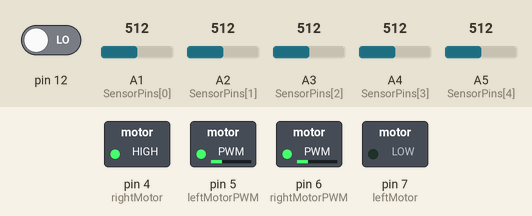
Bench run of a program on a simulated Arduino Nano, built with avr-gcc and run on an emulated ATmega328P. Parts: switched loads named in the program (green lamp = pin HIGH). The test bench sets the inputs (shaded band); at power-on: pin 12 LOW, A1 (SensorPins[0]) = 512, A2 (SensorPins[1]) = 512, A3 (SensorPins[2]) = 512, A4 (SensorPins[3]) = 512, A5 (SensorPins[4]) = 512.

Above: at 5.45 s.
Timing chart, 0 to 8.4 s (numbered marks = the images above):
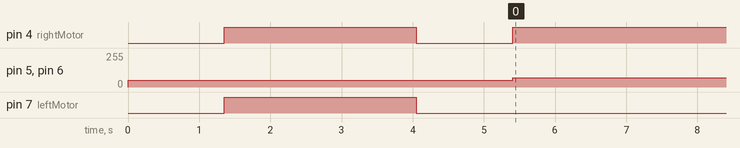

Measured:
- by itself, pin 4 (rightMotor): HIGH → LOW at 4.1 s, → HIGH 1.4 s later
- by itself, pin 5 (leftMotorPWM), pin 6 (rightMotorPWM): 50/255 → 70/255 at 5.4 s

The program:

main.cpp
```cpp
#include <Arduino.h>
#include <moto_NeoPixel.h>
#define DEBUG 0
#define BLACK_LINE false
moto_NeoPixel strip13 = moto_NeoPixel(2, 13, NEO_GRB + NEO_KHZ800);


#define rightMotor 4
#define rightMotorPWM 6
#define leftMotor 7
#define leftMotorPWM 5

const uint8_t SensorCount = 5;
const uint8_t SensorPins[SensorCount] = { A1, A2, A3, A4, A5 };
const uint16_t samplesPerSensor = 4;
const uint16_t maxValue = 1023;

uint16_t maximum[SensorCount];
uint16_t minimum[SensorCount];
uint16_t sensorValues[SensorCount] = { 0 };
uint16_t referenceValues = 200;
uint16_t  Hspeed = 100;
uint16_t  Mspeed = 80;
uint16_t  Lspeed = 70;
uint16_t Dtime = 25;

bool calibrate_initialized = false;

// put function declarations here:
void colorled13(int number, String c);
void calibrate();
void read();
void readCalibrated();
void forward(int speed);
void backward(int speed);
void right(int speed);
void left(int speed);
void side_right(int speed);
void side_left(int speed);
void wait();

void setup() {
  // put your setup code here, to run once:
  pinMode(12, INPUT);
  pinMode(7, OUTPUT);
  pinMode(5, OUTPUT);
  pinMode(4, OUTPUT);
  pinMode(6, OUTPUT);
  // 每個部位的最大值與最小值更新
  for (uint8_t i = 0; i < SensorCount;i++)
  {
    maximum[i] = 0;
    minimum[i] = maxValue;
  }

  Serial.begin(9600);
  while ((digitalRead(12) == HIGH)) {
  }
#if DEBUG
  Serial.println("calibrate start");
#endif
  for (int j = 0;j < 1;j++) {
    for (int i = 0; i < 100;i++) {
      if (i < 25 || i >= 75) {
        right(50);
      }
      else
      {
        left(50);
      }
      calibrate();
      delay(30);
    }
  }
  wait();
#if DEBUG
  Serial.println("calibrate start");
  for (int i = 0;i < SensorCount;i++) {
    Serial.println("maximum");
    Serial.println(maximum[i]);
    Serial.println("minimum");
    Serial.println(minimum[i]);
  }
#endif
  while ((digitalRead(12) == HIGH)) {
  }
}

void loop() {
  // put your main code here, to run repeatedly:
  readCalibrated();
#if DEBUG
  for (int i = 1; i <= SensorCount; i = i + 1) {
    Serial.println((sensorValues[(i - 1)]));
  }
  delay(500);
#endif
  if (sensorValues[1] > referenceValues && sensorValues[2] < referenceValues && sensorValues[3] > referenceValues) {
    forward(Mspeed);
    delay(Dtime);
  }
  else if (sensorValues[1] < referenceValues && sensorValues[2] > referenceValues && sensorValues[3] > referenceValues) {
    side_right(Mspeed);
    delay(Dtime);
  }
  else if (sensorValues[1] > referenceValues && sensorValues[2] > referenceValues && sensorValues[3] < referenceValues) {
    side_left(Mspeed);
    delay(Dtime);
  }
  else if (sensorValues[1] < referenceValues && sensorValues[2] < referenceValues && sensorValues[3] > referenceValues) {
    side_right(Hspeed);
    delay(Dtime);
  }
  else if (sensorValues[1] > referenceValues && sensorValues[2] < referenceValues && sensorValues[3] < referenceValues) {
    side_left(Hspeed);
    delay(Dtime);
  }
  else if (sensorValues[0] < referenceValues && sensorValues[1] < referenceValues && sensorValues[2] < referenceValues && sensorValues[3] < referenceValues && sensorValues[4] < referenceValues) {
    forward(Lspeed);
    colorled13(1, "#ffffff");
    colorled13(2, "#ffffff");
    delay(200);
    colorled13(1, "#000000");
    colorled13(2, "#000000");
    forward(Mspeed);
  }
  if (sensorValues[0] > referenceValues && sensorValues[1] > referenceValues && sensorValues[2] > referenceValues && sensorValues[3] > referenceValues && sensorValues[4] > referenceValues) {
  }
}

void colorled13(int number, String c)
{
  long rgb_number = strtol(&c[1], NULL, 16);
  int r = rgb_number >> 16;
  int g = rgb_number >> 8 & 0xFF;
  int b = rgb_number & 0xFF;
  if (number <= 0) number = 0;
  else  number--;
  strip13.setPixelColor(number, strip13.Color(r, g, b));
  strip13.show();
}


// put function definitions here:
void calibrate() {
  uint16_t maxSensorValues[SensorCount];
  uint16_t minSensorValues[SensorCount];
  // 若SensorPins為null則返回
  if (SensorPins == nullptr) { return; }

  calibrate_initialized = true;

  for (uint8_t j = 0; j < 10; j++)
  {
    read();
    for (uint8_t i = 0; i < SensorCount; i++)
    {
      if ((j == 0) || (sensorValues[i] > maxSensorValues[i]))
      {
        maxSensorValues[i] = sensorValues[i];
      }

      if ((j == 0) || sensorValues[i] < minSensorValues[i])
      {
        minSensorValues[i] = sensorValues[i];
      }
    }
  }

  for (uint8_t i = 0; i < SensorCount;i++) {
    if (minSensorValues[i] < minimum[i])
    {
      minimum[i] = minSensorValues[i];
    }
    if (maxSensorValues[i] > maximum[i])
    {
      maximum[i] = maxSensorValues[i];
    }
  }
}

void read() {
  // 初始化sensorValues
  for (uint8_t i = 0;i < SensorCount; i++) {
    sensorValues[i] = 0;
    pinMode(SensorPins[i], INPUT);
  }


  for (uint8_t j = 0; j < samplesPerSensor; j++)
  {
    for (uint8_t i = 0; i < SensorCount; i++)
    {
      // 加總所有感測器讀值
      sensorValues[i] += analogRead(SensorPins[i]);
      delayMicroseconds(10);
    }
  }

  for (uint8_t i = 0; i < SensorCount;i++)
  {
    // 將讀值取平均值後四捨五入
    sensorValues[i] = (sensorValues[i] + (samplesPerSensor >> 1)) / samplesPerSensor;
  }
}

void readCalibrated() {
  read();
  for (uint8_t i = 0; i < SensorCount; i++) {
    uint16_t calmin, calmax;
    calmax = maximum[i];
    calmin = minimum[i];


    uint16_t denominator = calmax - calmin;
    int16_t value = 0;
    if (denominator != 0)
    {
      value = (((int32_t)sensorValues[i]) - calmin) * 1000 / denominator;
    }

    if (value < 0) { value = 0; }
    else if (value > 1000) { value = 1000; }


    sensorValues[i] = value;
  }
  if (BLACK_LINE) {
      for (int i = 0; i < SensorCount; i++)
      {
        sensorValues[i] = 1000 - sensorValues[i];
      }
    }
}

void forward(int speed) {
  digitalWrite(leftMotor, LOW);
  analogWrite(leftMotorPWM, speed);
  digitalWrite(rightMotor, HIGH);
  analogWrite(rightMotorPWM, speed);
}

void backward(int speed) {
  digitalWrite(leftMotor, HIGH);
  analogWrite(leftMotorPWM, speed);
  digitalWrite(rightMotor, LOW);
  analogWrite(rightMotorPWM, speed);
}

void right(int speed) {
  digitalWrite(leftMotor, LOW);
  analogWrite(leftMotorPWM, speed);
  digitalWrite(rightMotor, LOW);
  analogWrite(rightMotorPWM, speed);
}

void left(int speed) {
  digitalWrite(leftMotor, HIGH);
  analogWrite(leftMotorPWM, speed);
  digitalWrite(rightMotor, HIGH);
  analogWrite(rightMotorPWM, speed);
}

void side_right(int speed) {
  digitalWrite(leftMotor, LOW);
  analogWrite(leftMotorPWM, speed);
  digitalWrite(rightMotor, LOW);
  analogWrite(rightMotorPWM, 0);
}

void side_left(int speed) {
  digitalWrite(leftMotor, HIGH);
  analogWrite(leftMotorPWM, 0);
  digitalWrite(rightMotor, HIGH);
  analogWrite(rightMotorPWM, speed);
}

void wait() {
  analogWrite(leftMotorPWM, 0);
  analogWrite(rightMotorPWM, 0);
}
```
